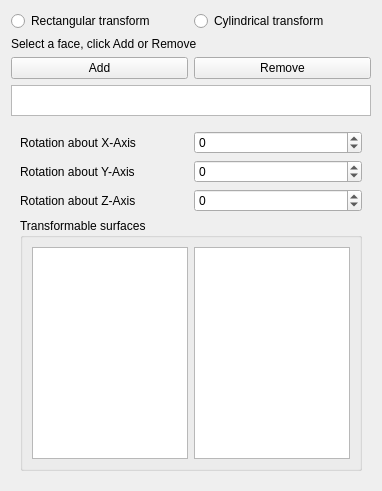
<?xml version="1.0" encoding="UTF-8"?>
<ui version="4.0">
 <class>TaskFemConstraintTransform</class>
 <widget class="QWidget" name="TaskFemConstraintTransform">
  <property name="geometry">
   <rect>
    <x>0</x>
    <y>0</y>
    <width>382</width>
    <height>491</height>
   </rect>
  </property>
  <property name="windowTitle">
   <string>Form</string>
  </property>
  <layout class="QVBoxLayout" name="verticalLayout_3">
   <item>
    <layout class="QHBoxLayout" name="horizontalLayout_2">
     <item>
      <widget class="QRadioButton" name="rb_rect">
       <property name="text">
        <string>Rectangular transform</string>
       </property>
       <property name="autoExclusive">
        <bool>true</bool>
       </property>
      </widget>
     </item>
     <item>
      <widget class="QRadioButton" name="rb_cylin">
       <property name="text">
        <string>Cylindrical transform</string>
       </property>
       <property name="autoExclusive">
        <bool>true</bool>
       </property>
      </widget>
     </item>
    </layout>
   </item>
   <item>
    <widget class="QLabel" name="lbl_info_2">
     <property name="text">
      <string>Select a face, click Add or Remove</string>
     </property>
    </widget>
   </item>
   <item>
    <layout class="QHBoxLayout" name="hLayout1_3">
     <item>
      <widget class="QPushButton" name="btnAdd">
       <property name="text">
        <string>Add</string>
       </property>
      </widget>
     </item>
     <item>
      <widget class="QPushButton" name="btnRemove">
       <property name="text">
        <string>Remove</string>
       </property>
      </widget>
     </item>
    </layout>
   </item>
   <item>
    <widget class="QListWidget" name="lw_Rect">
     <property name="sizePolicy">
      <sizepolicy hsizetype="Preferred" vsizetype="Fixed">
       <horstretch>0</horstretch>
       <verstretch>0</verstretch>
      </sizepolicy>
     </property>
     <property name="maximumSize">
      <size>
       <width>16777215</width>
       <height>31</height>
      </size>
     </property>
    </widget>
   </item>
   <item>
    <widget class="QStackedWidget" name="sw_transform">
     <property name="currentIndex">
      <number>0</number>
     </property>
     <widget class="QWidget" name="page">
      <layout class="QVBoxLayout" name="verticalLayout">
       <item>
        <layout class="QHBoxLayout" name="horizontalLayout_7">
         <item>
          <widget class="QLabel" name="label_4">
           <property name="text">
            <string>Rotation about X-Axis</string>
           </property>
          </widget>
         </item>
         <item>
          <widget class="QSpinBox" name="sp_X">
           <property name="minimum">
            <number>-360</number>
           </property>
           <property name="maximum">
            <number>360</number>
           </property>
          </widget>
         </item>
        </layout>
       </item>
       <item>
        <layout class="QHBoxLayout" name="horizontalLayout_8">
         <item>
          <widget class="QLabel" name="label_10">
           <property name="text">
            <string>Rotation about Y-Axis</string>
           </property>
          </widget>
         </item>
         <item>
          <widget class="QSpinBox" name="sp_Y">
           <property name="minimum">
            <number>-360</number>
           </property>
           <property name="maximum">
            <number>360</number>
           </property>
          </widget>
         </item>
        </layout>
       </item>
       <item>
        <layout class="QHBoxLayout" name="horizontalLayout_9">
         <item>
          <widget class="QLabel" name="label_11">
           <property name="text">
            <string>Rotation about Z-Axis</string>
           </property>
          </widget>
         </item>
         <item>
          <widget class="QSpinBox" name="sp_Z">
           <property name="minimum">
            <number>-360</number>
           </property>
           <property name="maximum">
            <number>360</number>
           </property>
          </widget>
         </item>
        </layout>
       </item>
       <item>
        <widget class="QGroupBox" name="groupBox">
         <property name="title">
          <string>Transformable surfaces</string>
         </property>
         <layout class="QHBoxLayout" name="horizontalLayout">
          <item>
           <widget class="QListWidget" name="lw_displobj_rect"/>
          </item>
          <item>
           <widget class="QListWidget" name="lw_dis_rect"/>
          </item>
         </layout>
        </widget>
       </item>
      </layout>
     </widget>
     <widget class="QWidget" name="page_2">
      <layout class="QVBoxLayout" name="verticalLayout_2">
       <item>
        <widget class="QGroupBox" name="groupBox_2">
         <property name="title">
          <string>Transformable surfaces</string>
         </property>
         <layout class="QHBoxLayout" name="horizontalLayout_3">
          <item>
           <widget class="QListWidget" name="lw_displobj_cylin"/>
          </item>
          <item>
           <widget class="QListWidget" name="lw_dis_cylin"/>
          </item>
         </layout>
        </widget>
       </item>
      </layout>
     </widget>
    </widget>
   </item>
  </layout>
 </widget>
 <resources/>
 <connections/>
</ui>
